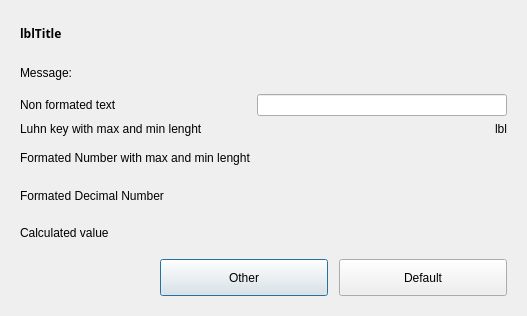
<?xml version="1.0" encoding="UTF-8"?>
<ui version="4.0">
 <class>Dialog</class>
 <widget class="QDialog" name="Dialog">
  <property name="geometry">
   <rect>
    <x>0</x>
    <y>0</y>
    <width>523</width>
    <height>316</height>
   </rect>
  </property>
  <property name="windowTitle">
   <string>Dialog</string>
  </property>
  <property name="autoFillBackground">
   <bool>false</bool>
  </property>
  <layout class="QVBoxLayout" name="verticalLayout_2">
   <item>
    <widget class="QFrame" name="frContainer">
     <property name="frameShape">
      <enum>QFrame::NoFrame</enum>
     </property>
     <property name="frameShadow">
      <enum>QFrame::Raised</enum>
     </property>
     <layout class="QGridLayout" name="gridLayout">
      <item row="0" column="0">
       <layout class="QHBoxLayout" name="DialogTitle">
        <property name="bottomMargin">
         <number>5</number>
        </property>
        <item>
         <widget class="QLabel" name="lblTitle">
          <property name="sizePolicy">
           <sizepolicy hsizetype="Preferred" vsizetype="Preferred">
            <horstretch>0</horstretch>
            <verstretch>0</verstretch>
           </sizepolicy>
          </property>
          <property name="maximumSize">
           <size>
            <width>16777215</width>
            <height>45</height>
           </size>
          </property>
          <property name="font">
           <font>
            <family>Century Gothic</family>
            <weight>75</weight>
            <bold>true</bold>
           </font>
          </property>
          <property name="text">
           <string>lblTitle</string>
          </property>
         </widget>
        </item>
       </layout>
      </item>
      <item row="1" column="0">
       <widget class="QLabel" name="lblMessage">
        <property name="text">
         <string>Message:</string>
        </property>
       </widget>
      </item>
      <item row="2" column="0">
       <widget class="QLabel" name="lblNonFormatedText">
        <property name="text">
         <string>Non formated text</string>
        </property>
       </widget>
      </item>
      <item row="2" column="1">
       <widget class="QLineEdit" name="txtNonFormatedText">
        <property name="minimumSize">
         <size>
          <width>250</width>
          <height>0</height>
         </size>
        </property>
        <property name="text">
         <string/>
        </property>
        <property name="maxLength">
         <number>10</number>
        </property>
        <property name="frame">
         <bool>true</bool>
        </property>
       </widget>
      </item>
      <item row="3" column="0">
       <widget class="QLabel" name="lblLuhnKeyTitle">
        <property name="text">
         <string>Luhn key with max and min lenght </string>
        </property>
       </widget>
      </item>
      <item row="3" column="1">
       <layout class="QHBoxLayout" name="horizontalLayout">
        <item>
         <widget class="QFrame" name="txtLuhnKey">
          <property name="sizePolicy">
           <sizepolicy hsizetype="Expanding" vsizetype="Preferred">
            <horstretch>0</horstretch>
            <verstretch>0</verstretch>
           </sizepolicy>
          </property>
          <property name="frameShadow">
           <enum>QFrame::Raised</enum>
          </property>
         </widget>
        </item>
        <item>
         <widget class="QLabel" name="lblLuhnKeyValidator">
          <property name="sizePolicy">
           <sizepolicy hsizetype="Fixed" vsizetype="Fixed">
            <horstretch>0</horstretch>
            <verstretch>0</verstretch>
           </sizepolicy>
          </property>
          <property name="text">
           <string>lbl</string>
          </property>
         </widget>
        </item>
       </layout>
      </item>
      <item row="4" column="0">
       <widget class="QLabel" name="lblTitleNumber">
        <property name="text">
         <string>Formated Number with max and min lenght</string>
        </property>
       </widget>
      </item>
      <item row="4" column="1">
       <widget class="QFrame" name="txtMinMaxNumber">
        <property name="frameShadow">
         <enum>QFrame::Raised</enum>
        </property>
       </widget>
      </item>
      <item row="5" column="0">
       <widget class="QLabel" name="lblTitle1_5">
        <property name="text">
         <string>Formated Decimal Number </string>
        </property>
       </widget>
      </item>
      <item row="5" column="1">
       <widget class="QFrame" name="txtDecimalNumber">
        <property name="frameShadow">
         <enum>QFrame::Raised</enum>
        </property>
       </widget>
      </item>
      <item row="6" column="0">
       <widget class="QLabel" name="lblTitle1_6">
        <property name="text">
         <string>Calculated value</string>
        </property>
       </widget>
      </item>
      <item row="6" column="1">
       <widget class="QFrame" name="txtCalculatedValue">
        <property name="frameShadow">
         <enum>QFrame::Raised</enum>
        </property>
       </widget>
      </item>
      <item row="7" column="0" colspan="2">
       <layout class="QHBoxLayout" name="DialogButtons">
        <property name="topMargin">
         <number>5</number>
        </property>
        <item>
         <spacer name="ButtonAlignSpacer">
          <property name="orientation">
           <enum>Qt::Horizontal</enum>
          </property>
          <property name="sizeHint" stdset="0">
           <size>
            <width>40</width>
            <height>20</height>
           </size>
          </property>
         </spacer>
        </item>
        <item>
         <widget class="QPushButton" name="btnCancel">
          <property name="enabled">
           <bool>true</bool>
          </property>
          <property name="minimumSize">
           <size>
            <width>168</width>
            <height>37</height>
           </size>
          </property>
          <property name="maximumSize">
           <size>
            <width>168</width>
            <height>37</height>
           </size>
          </property>
          <property name="text">
           <string>Other</string>
          </property>
          <property name="default">
           <bool>false</bool>
          </property>
         </widget>
        </item>
        <item>
         <spacer name="ButtonsSpacer">
          <property name="orientation">
           <enum>Qt::Horizontal</enum>
          </property>
          <property name="sizeType">
           <enum>QSizePolicy::Fixed</enum>
          </property>
          <property name="sizeHint" stdset="0">
           <size>
            <width>5</width>
            <height>20</height>
           </size>
          </property>
         </spacer>
        </item>
        <item>
         <widget class="QPushButton" name="btnOK">
          <property name="enabled">
           <bool>true</bool>
          </property>
          <property name="minimumSize">
           <size>
            <width>168</width>
            <height>37</height>
           </size>
          </property>
          <property name="maximumSize">
           <size>
            <width>168</width>
            <height>37</height>
           </size>
          </property>
          <property name="text">
           <string>Default</string>
          </property>
          <property name="default">
           <bool>false</bool>
          </property>
         </widget>
        </item>
       </layout>
      </item>
     </layout>
    </widget>
   </item>
  </layout>
 </widget>
 <resources/>
 <connections/>
</ui>
